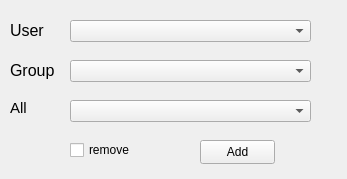
<?xml version="1.0" encoding="UTF-8"?>
<ui version="4.0">
 <class>group_win</class>
 <widget class="QWidget" name="group_win">
  <property name="geometry">
   <rect>
    <x>0</x>
    <y>0</y>
    <width>347</width>
    <height>179</height>
   </rect>
  </property>
  <property name="windowTitle">
   <string>Form</string>
  </property>
  <widget class="QLabel" name="label_2">
   <property name="geometry">
    <rect>
     <x>10</x>
     <y>20</y>
     <width>51</width>
     <height>21</height>
    </rect>
   </property>
   <property name="font">
    <font>
     <pointsize>12</pointsize>
    </font>
   </property>
   <property name="text">
    <string>User</string>
   </property>
  </widget>
  <widget class="QComboBox" name="userBox">
   <property name="enabled">
    <bool>true</bool>
   </property>
   <property name="geometry">
    <rect>
     <x>70</x>
     <y>20</y>
     <width>241</width>
     <height>22</height>
    </rect>
   </property>
  </widget>
  <widget class="QPushButton" name="addGrp">
   <property name="geometry">
    <rect>
     <x>200</x>
     <y>140</y>
     <width>75</width>
     <height>24</height>
    </rect>
   </property>
   <property name="text">
    <string>Add</string>
   </property>
  </widget>
  <widget class="QLabel" name="label">
   <property name="geometry">
    <rect>
     <x>10</x>
     <y>60</y>
     <width>71</width>
     <height>21</height>
    </rect>
   </property>
   <property name="font">
    <font>
     <pointsize>12</pointsize>
    </font>
   </property>
   <property name="text">
    <string>Group</string>
   </property>
  </widget>
  <widget class="QLabel" name="label_3">
   <property name="geometry">
    <rect>
     <x>10</x>
     <y>100</y>
     <width>71</width>
     <height>16</height>
    </rect>
   </property>
   <property name="font">
    <font>
     <pointsize>11</pointsize>
    </font>
   </property>
   <property name="text">
    <string>All</string>
   </property>
  </widget>
  <widget class="QComboBox" name="groupBox">
   <property name="enabled">
    <bool>true</bool>
   </property>
   <property name="geometry">
    <rect>
     <x>70</x>
     <y>60</y>
     <width>241</width>
     <height>22</height>
    </rect>
   </property>
  </widget>
  <widget class="QComboBox" name="allGroups">
   <property name="enabled">
    <bool>true</bool>
   </property>
   <property name="geometry">
    <rect>
     <x>70</x>
     <y>100</y>
     <width>241</width>
     <height>22</height>
    </rect>
   </property>
  </widget>
  <widget class="QCheckBox" name="removeCheck">
   <property name="geometry">
    <rect>
     <x>70</x>
     <y>140</y>
     <width>76</width>
     <height>20</height>
    </rect>
   </property>
   <property name="text">
    <string>remove</string>
   </property>
  </widget>
 </widget>
 <resources/>
 <connections/>
</ui>
